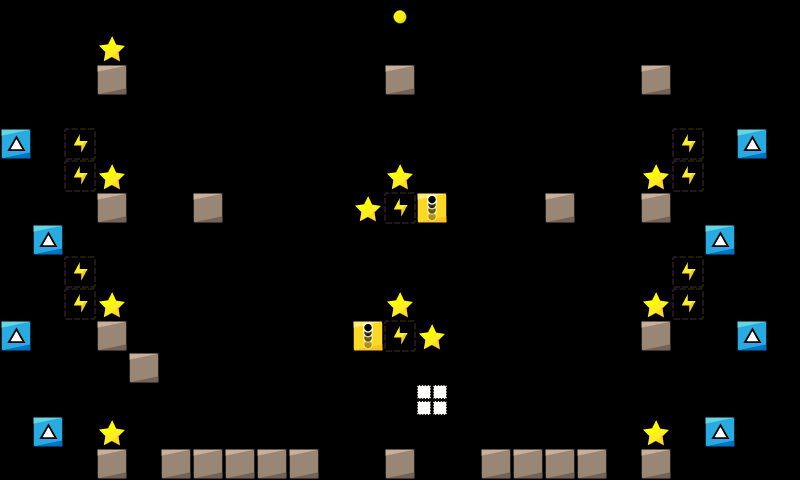

The image is a tile-based game level rendered from a .tmx file. Its description and source (layers, tilesets, objects; grid data summarised) follow:
An orthogonal 25x15 tile map with 32x32 px tiles, 1 tile layer (map) and 11 objects (11x Asteroid).

<map version="1.2" tiledversion="1.2.3" orientation="orthogonal" renderorder="right-down" width="25" height="15" tilewidth="32" tileheight="32" infinite="0" nextlayerid="3" nextobjectid="12">
 <properties>
  <property name="ad" value="false" />
 </properties>
 <tileset firstgid="1" name="map_tiles" tilewidth="32" tileheight="32" tilecount="225" columns="15">
  <image source="../../img/map_tiles.png" width="480" height="480" />
 </tileset>
 <layer id="1" name="map" width="25" height="15">
  <data>[375 cells, 55 non-empty, 7 distinct tile ids]</data>
 </layer>
 <objectgroup color="#ffaa00" id="2" name="physicsEntity">
  <object id="1" name="Asteroid" x="96" y="96" width="32" height="32">
   <properties>
    <property name="speed" value="1.7" />
   </properties>
  </object>
  <object id="2" name="Asteroid" x="288" y="288" width="32" height="32">
   <properties>
    <property name="speed" value="2" />
   </properties>
  </object>
  <object id="3" name="Asteroid" x="480" y="288" width="32" height="32">
   <properties>
    <property name="speed" value="1.75" />
   </properties>
  </object>
  <object id="4" name="Asteroid" x="96" y="224" width="32" height="32">
   <properties>
    <property name="speed" value="1.7" />
   </properties>
  </object>
  <object id="5" name="Asteroid" x="640" y="96" width="32" height="32">
   <properties>
    <property name="speed" value="1.7" />
   </properties>
  </object>
  <object id="6" name="Asteroid" x="640" y="224" width="32" height="32">
   <properties>
    <property name="speed" value="1.7" />
   </properties>
  </object>
  <object id="7" name="Asteroid" x="256" y="288" width="32" height="32">
   <properties>
    <property name="speed" value="2" />
   </properties>
  </object>
  <object id="8" name="Asteroid" x="224" y="288" width="32" height="32">
   <properties>
    <property name="speed" value="2" />
   </properties>
  </object>
  <object id="9" name="Asteroid" x="192" y="288" width="32" height="32">
   <properties>
    <property name="speed" value="2" />
   </properties>
  </object>
  <object id="10" name="Asteroid" x="512" y="288" width="32" height="32">
   <properties>
    <property name="speed" value="1.75" />
   </properties>
  </object>
  <object id="11" name="Asteroid" x="544" y="288" width="32" height="32">
   <properties>
    <property name="speed" value="1.75" />
   </properties>
  </object>
 </objectgroup>
</map>
